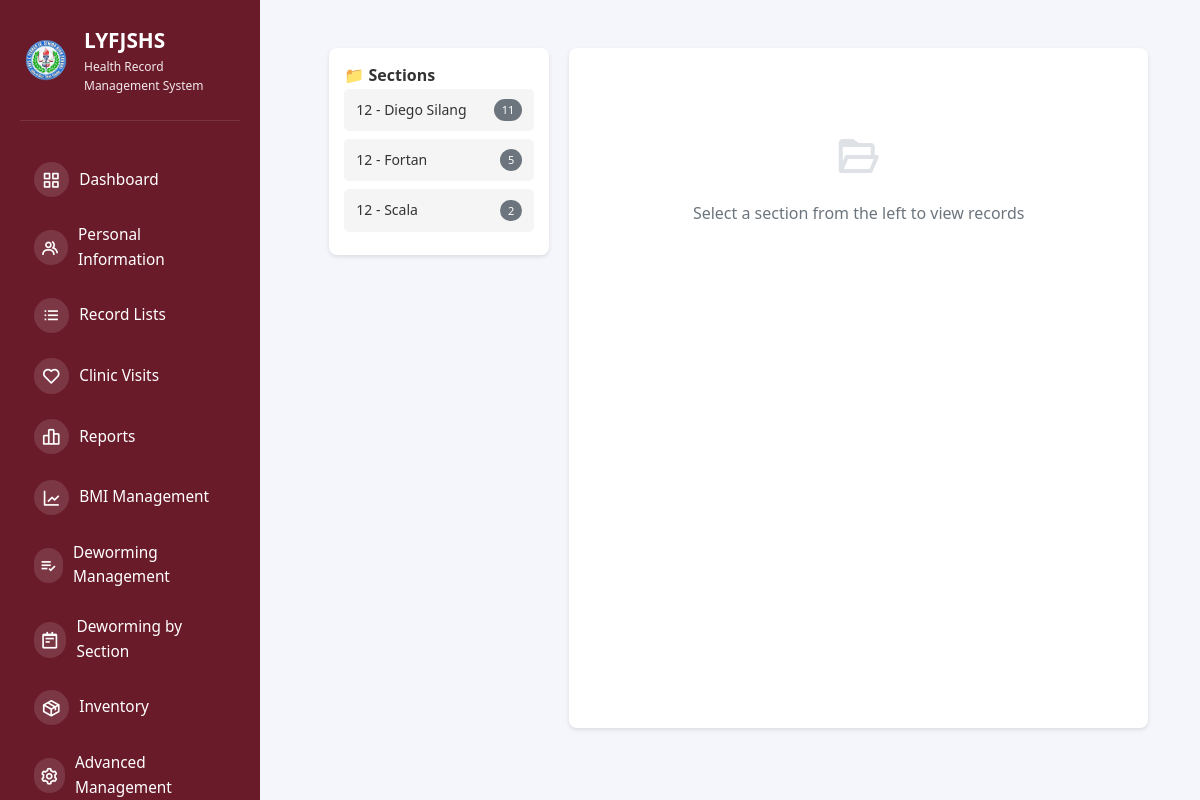
The app's page /bmi-management (signed in) with its own data.
### tables this page shows
CREATE TABLE bmi_records (
                id INTEGER PRIMARY KEY AUTOINCREMENT,
                person_type TEXT NOT NULL,
                person_id INTEGER NOT NULL,
                record_date DATE NOT NULL,
                name TEXT NOT NULL,
                birthdate DATE,
                grade TEXT,
                section TEXT,
                height REAL NOT NULL,
                weight REAL NOT NULL,
                bmi REAL,
                bmi_category TEXT,
                nutritional_status TEXT,
                height_for_age TEXT,
                remarks TEXT,
                recorded_by INTEGER,
                recorded_by_name TEXT,
                created_at TIMESTAMP DEFAULT CURRENT_TIMESTAMP,
                updated_at TIMESTAMP DEFAULT CURRENT_TIMESTAMP, semester TEXT DEFAULT '1st Semester', gender TEXT, strand TEXT,
                FOREIGN KEY(recorded_by) REFERENCES users(id)
            );

### src/app.py (the view)
@app.route("/bmi-management")
@require_role('super_admin', 'health_officer')
def bmi_management():
    user_role = session.get('role')
    user_id = session.get('user_id')
    db = get_db_connection()
    if not db:
        flash("Database error.", "danger")
        return redirect(url_for("dashboard"))
    try:
        cursor = db.cursor()
        if user_role == 'class_advisor':
            cursor.execute("SELECT advisory_class FROM users WHERE id = ?", (user_id,))
            user = cursor.fetchone()
            advisory_class = safe_row_get(user, 'advisory_class')
            if not advisory_class:
                db.close()
                flash("You have not been assigned an advisory class.", "danger")
                return redirect(url_for("dashboard"))
            cursor.execute("""
                SELECT * FROM bmi_records
                WHERE section = ?
                ORDER BY section ASC, semester ASC, record_date DESC
            """, (advisory_class,))
        else:
            cursor.execute("""
                SELECT * FROM bmi_records
                ORDER BY section ASC, semester ASC, record_date DESC
            """)
        all_records = cursor.fetchall()
        db.close()
        organized_records = {}
        for record in all_records:
            section = safe_row_get(record, 'section', 'Unknown')
            semester = safe_row_get(record, 'semester', '1st Semester')
            if section not in organized_records:
                organized_records[section] = {}
            if semester not in organized_records[section]:
                organized_records[section][semester] = []
            organized_records[section][semester].append(record)
        response = render_template("admin/bmi_management.html",
                                 organized_records=organized_records,
                                 all_records=all_records)
        resp = Response(response)
        resp.headers['Cache-Control'] = 'no-store, no-cache, must-revalidate, max-age=0'
        resp.headers['Pragma'] = 'no-cache'
        resp.headers['Expires'] = '0'
        return resp
    except sqlite3.Error as e:
        flash(f"Error loading BMI records: {str(e)}", "danger")
        if db:
            db.close()
        return redirect(url_for("dashboard"))

### src/app.py (called while the page is built)
@app.before_request
def check_user_status():
    if session.get("logged_in"):
        if request.endpoint in ['login', 'logout', 'register', 'pending_approval', 'static']:
            return
        if session.get("role") == "pending":
            return redirect(url_for("pending_approval"))
        db = get_db_connection()
        if db:
            try:
                cursor = db.cursor()
                cursor.execute("SELECT is_active FROM users WHERE id = ?", (session.get("user_id"),))
                user = cursor.fetchone()
                db.close()
                if not user or not safe_row_get(user, 'is_active', 1):
                    session.clear()
                    flash("Your account has been disabled. Please contact the administrator.", "danger")
                    return redirect(url_for("login"))
            except sqlite3.Error:
                db.close()

@app.context_processor
def inject_user():
    user = None
    if session.get("logged_in"):
        db = get_db_connection()
        if db:
            try:
                cursor = db.cursor()
                cursor.execute("SELECT * FROM users WHERE id = ?", (session.get("user_id"),))
                user = cursor.fetchone()
                db.close()
            except sqlite3.Error:
                pass
    return {'current_user': user, 'max': max, 'min': min, 'range': range}

def get_db_connection():
    try:
        conn = sqlite3.connect(DATABASE)
        conn.row_factory = sqlite3.Row  # This enables column access by name
        return conn
    except sqlite3.Error as e:
        print(f"Database connection error: {e}")
        return None

def safe_row_get(row, key, default=None):
    if row is None:
        return default
    try:
        return row[key]
    except (IndexError, KeyError):
        return default

### templates/admin/bmi_management.html (shortened to what this page needs)
{% extends "shared/base.html" %}  {% block content %}
<div class="bmi-container">
  <div class="bmi-sidebar">
    <h5>📁 Sections</h5>
    <ul class="section-list">
      {% if organized_records %}
      {% for section in organized_records.keys() | sort %}
      <li>
        <a href="?section={{ section | urlencode }}"
          class="{% if request.args.get('section') == section %}active{% endif %}">
          <span>{{ section }}</span>
          <span class="section-count">
            {{ (organized_records[section]['1st Semester'] | default([], true) | length) +
            (organized_records[section]['2nd Semester'] | default([], true) | length) }}
          </span>
        </a>
      </li>
      {% endfor %}
      {% else %}
      <li style="text-align: center; color: #999; padding: 20px 0">
        No sections found
      </li>
      {% endif %}
    </ul>
  </div>
  <div class="bmi-main">
    {% set selected_section = request.args.get('section') %}
    {% if selected_section and organized_records.get(selected_section) %}
    <div class="bmi-header">
      <h2>📚 {{ selected_section }}</h2>
      <div class="bmi-actions">
        <button class="btn btn-print-section" onclick="printSectionSF8('{{ selected_section }}')">
          <i class="bx bx-printer"></i> Print SF8
        </button>
        <button class="btn btn-success" onclick="openAddModal()">
          <i class="bx bx-plus"></i> Add Record
        </button>
      </div>
    </div>
    {% set semesters = organized_records.get(selected_section, {}) %}
    {% for semester in ["1st Semester", "2nd Semester"] %}
    {% if semesters.get(semester) and semesters[semester] | length > 0 %}
    <div class="semester-section">
      <h3 class="semester-title">📅 {{ semester }}</h3>
      <table class="bmi-table">
        <thead>
          <tr>
            <th>LRN</th>
            <th>Name</th>
            <th>Date</th>
            <th>Height (m)</th>
            <th>Weight (kg)</th>
            <th>BMI</th>
            <th>Category</th>
            <th>Actions</th>
          </tr>
        </thead>
        <tbody>
          {% for record in semesters[semester] %}
          <tr>
            <td>{{ record['person_id'] or '-' }}</td>
            <td>{{ record['name'] }}</td>
            <td>{{ record['record_date'] }}</td>
            <td>{{ "%.2f"|format(record['height']) }}</td>
            <td>{{ "%.2f"|format(record['weight']) }}</td>
            <td>{{ "%.1f"|format(record['bmi']) if record['bmi'] else 'N/A' }}</td>
            <td>
              {% if record['bmi_category'] %}
              <span class="bmi-category category-{{ record['bmi_category'].lower() }}">
                {{ record['bmi_category'] }}
              </span>
              {% else %}<span>-</span>{% endif %}
            </td>
            <td>
              <div class="action-buttons">
                <button class="btn-action btn-view" onclick="viewRecord({{ record['id'] }})" title="View">
                  <i class="bx bx-eye"></i>
                </button>
                <button class="btn-action btn-edit" onclick="openEditModal({{ record['id'] }})" title="Edit">
                  <i class="bx bx-edit"></i>
                </button>
                <button class="btn-action btn-delete" onclick="deleteRecord({{ record['id'] }})" title="Delete">
                  <i class="bx bx-trash"></i>
                </button>
              </div>
            </td>
          </tr>
          {% endfor %}
        </tbody>
      </table>
    </div>
    {% endif %}
    {% endfor %}
    {% elif all_records %}
    <div class="no-section">
      <i class="bx bx-folder-open"></i>
      <p>Select a section from the left to view records</p>
    </div>
    {% else %}
    <div class="empty-state">
      <i class="bx bx-inbox"></i>
      <p>No BMI records found. <button onclick="openAddModal()" class="btn btn-primary">Add one now</button></p>
    </div>
    {% endif %}
  </div>
</div>
{% endblock %}

### static/css/dashboard.css (style rules this page uses)
* { margin: 0; padding: 0; box-sizing: border-box; }
:root { --primary-color: #2bb0a1; --secondary-color: #8b2340; --danger-color: #dc2626; --success-color: #16a34a; --warning-color: #ea580c; --light-bg: #f8fafc; --white: #ffffff; --text-dark: #1f2937; --text-light: #6b7280; --border-color: #e5e7eb; --shadow: 0 1px 3px rgba(0, 0, 0, 0.1); --shadow-lg: 0 10px 15px -3px rgba(0, 0, 0, 0.1); }
body { font-family: -apple-system, BlinkMacSystemFont, "Segoe UI", Roboto, Oxygen, Ubuntu, Cantarell, sans-serif; background-color: var(--light-bg); color: var(--text-dark); line-height: 1.6; }
html, body { height: 100%; font-family: system-ui, -apple-system, BlinkMacSystemFont, "Segoe UI", Roboto, sans-serif; }
body { background: #f5f6fb; color: #111827; }

### templates/admin/bmi_management.html (style rules this page uses)
.bmi-container { display: grid; grid-template-columns: 220px 1fr; gap: 20px; margin: 20px; min-height: 85vh; }
.bmi-sidebar { background: white; border-radius: 8px; padding: 15px; box-shadow: 0 2px 4px rgba(0, 0, 0, 0.1); height: fit-content; position: sticky; top: 20px; }
.bmi-sidebar h5 { margin-top: 0; color: #333; font-size: 16px; }
.section-list { list-style: none; padding: 0; margin: 0; }
.section-list li { margin-bottom: 8px; }
.section-list a { display: flex; justify-content: space-between; align-items: center; padding: 10px 12px; text-decoration: none; color: #333; border-radius: 5px; background: #f5f5f5; transition: all 0.3s ease; font-size: 14px; }
.section-count { display: inline-block; background: #6c757d; color: white; border-radius: 12px; padding: 2px 8px; font-size: 11px; }
.bmi-main { background: white; border-radius: 8px; padding: 25px; box-shadow: 0 2px 4px rgba(0, 0, 0, 0.1); }
.no-section { text-align: center; padding: 60px 40px; color: #6c757d; }
.no-section i { font-size: 48px; color: #dee2e6; margin-bottom: 20px; }

### records on screen
bmi_records: section "12 - Diego Silang", value "11"
bmi_records: section "12 - Fortan", value "5"
bmi_records: section "12 - Scala", value "2"
